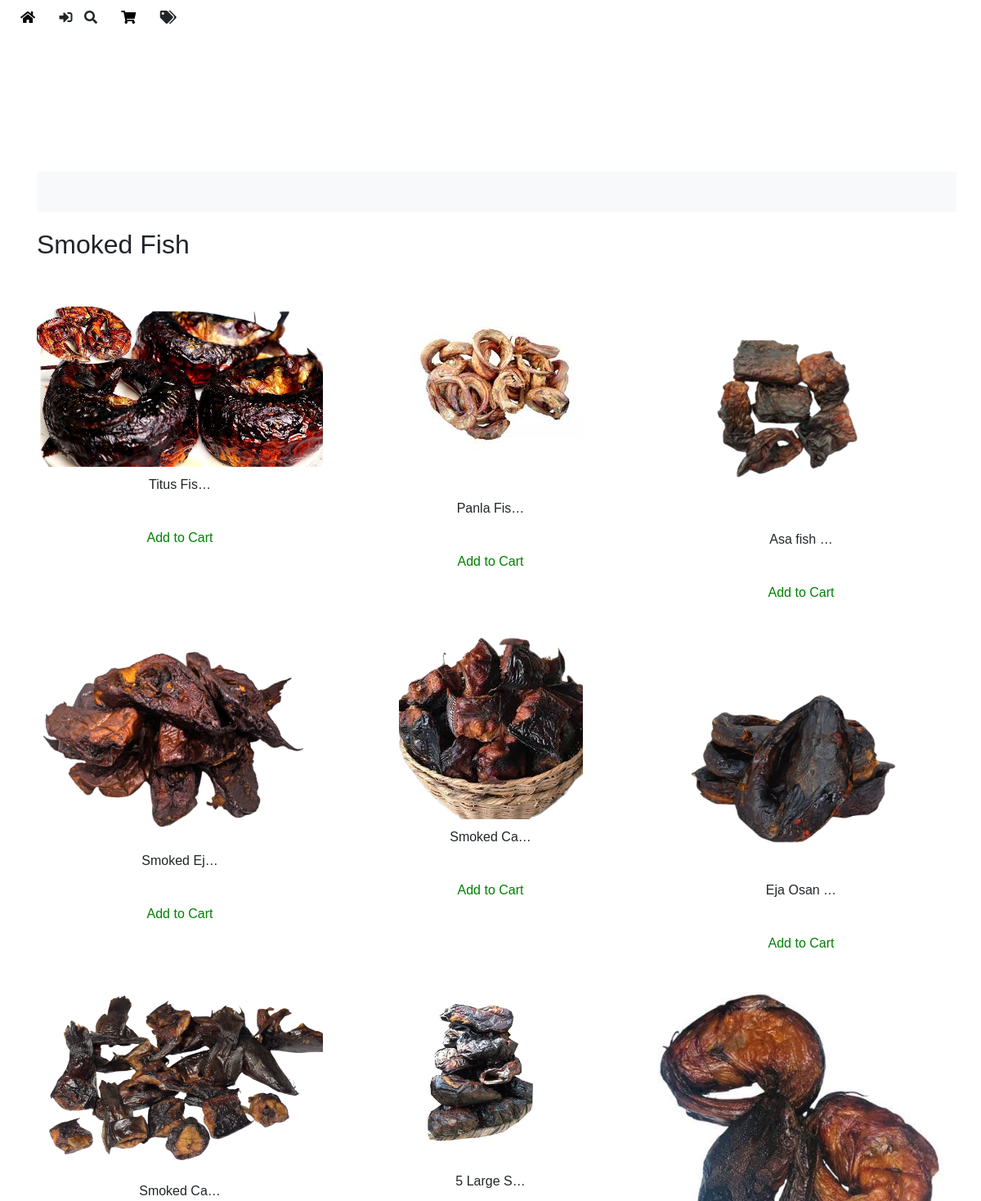
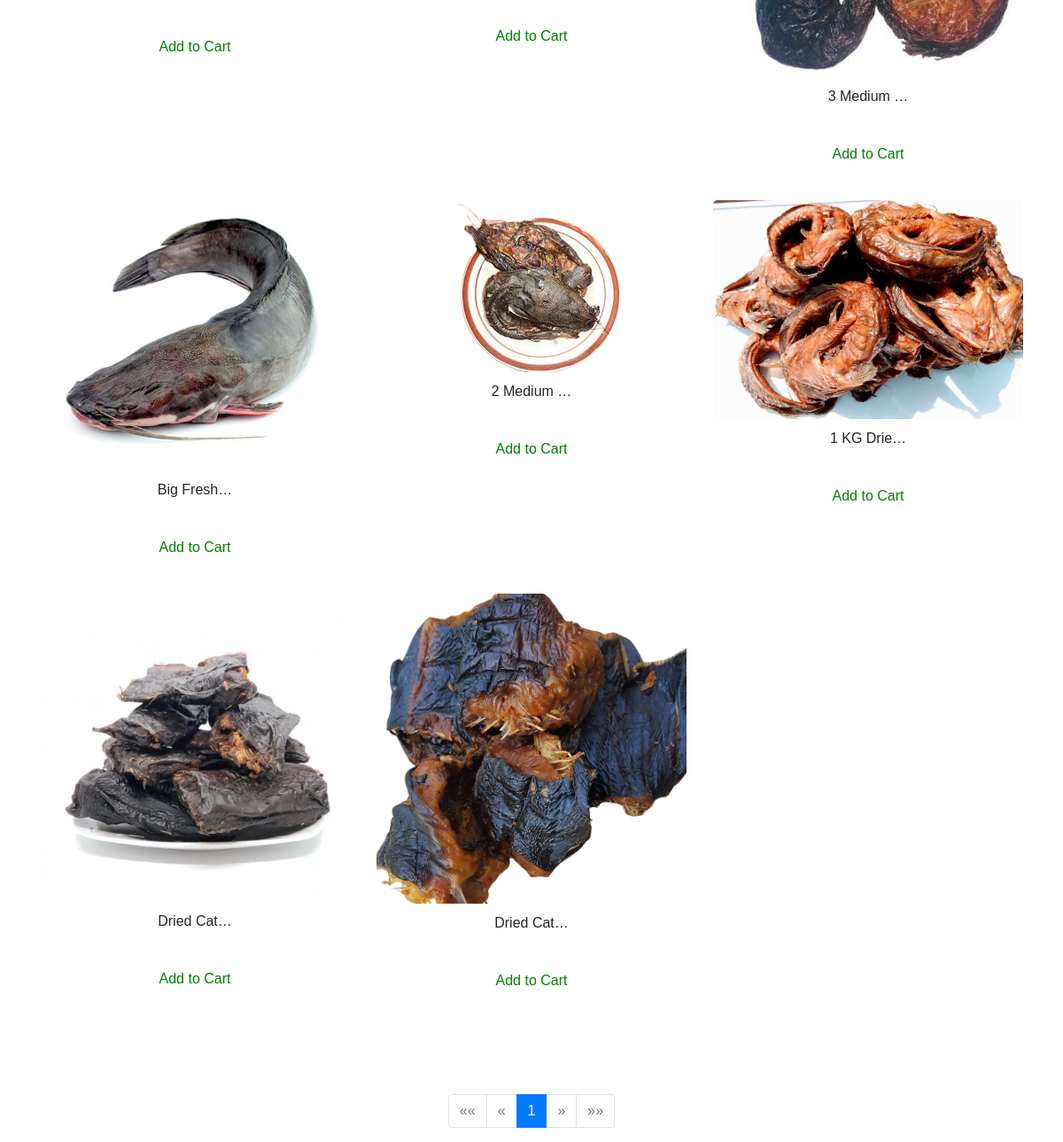
Screenshot of /smoked-catfish/ with the database file from the repository (2 pictures, top to bottom).
### afri_food/models.py (models this page shows, shortened)
class CatFish(models.Model):
    title = models.CharField(max_length=100)
    kg = models.FloatField(help_text="Enter the weight in kg")
    in_stock = models.BooleanField(default=True, help_text="Is this item in stock?")
    price = models.FloatField(help_text="Enter the price of the item")
    subcategory = models.ForeignKey(Subcategory, on_delete=models.CASCADE)
    images = GenericRelation(Image)
    comments = GenericRelation(Comment)

class Image(models.Model):
    content_type = models.ForeignKey(ContentType, on_delete=models.CASCADE)
    object_id = models.PositiveIntegerField()
    content_object = GenericForeignKey('content_type', 'object_id')
    image = models.ImageField(upload_to='images/')

### afri_food/views.py (the view)
# urls.py: path('smoked-catfish/', views.catfish_view, name='catfish'),
def catfish_view(request):
    user = request.user
    catfish_data = annotate_with_model_name(CatFish.objects.order_by('-id'), 'catfish')
    paginator = Paginator(catfish_data, 50)  # Show 50 oils per page
    page_number = request.GET.get('page')
    catfish = paginator.get_page(page_number)
    if user.is_authenticated:
        cart = Cart.objects.filter(user=user).first()
        if cart:
            cart_item_ids = set(cart.items.values_list('object_id', flat=True))
            for fish in catfish:
                fish.in_cart = fish.id in cart_item_ids
    context = {
        'catfish_data': catfish,
        'user': user
    }
    return render(request, 'market/catfish.html', context)

### afri_food/context_processors.py (called while the page is built)
def cart_item_count(request):
    if request.user.is_authenticated:
        cart_item_count = CartItem.objects.filter(cart__user=request.user).count()
    else:
        cart_item_count = 0
    return {
        'cart_item_count': cart_item_count
    }

### afri_food/model_annotate.py (called while the page is built)
def annotate_with_model_name(queryset, model_name):
        for item in queryset:
            item.model_name = model_name
        return queryset

### afri_food/templates/market/catfish.html (shortened to what this page needs)
{% extends 'market/layout.html' %}
{% load static %}
{% block body %}
<div class="container" style="top: 20px; position: relative;">
  <div class="scrolling-text-container">
    <div class="scrolling-text">
    </div>
  </div>
  <div style="margin-top: 70px;" class="row">
    <div class="col">
      <h2>Smoked Fish</h2>
      <br>
      <div class="row">
        {% for catfish in catfish_data %}
          {% if catfish.images.exists %}
            <div class="col-4 d-flex flex-column align-items-center">
              <br>
              <a href="{% url 'product_detail' model=catfish.model_name id=catfish.id %}" class="d-flex flex-column align-items-center">
                <img
                  class="img-fluid product-image"
                  loading="lazy"
                  alt="{{catfish.title}}"
                  src="{{ catfish.images.first.image.url }}"
                />
                <span>{{catfish.title|truncatechars:10}}</span>
              </a>
              {% if catfish.in_cart %}
                <p style="color: red;" class="mt-2 remove-from-cart" data-product-type="{{ catfish.model_name }}" data-item-id="{{ catfish.id }}">Remove from Cart</p>
              {% else %}
                <p style="color: green;" class="mt-2 add-to-cart" data-product-type="{{ catfish.model_name }}" data-item-id="{{ catfish.id }}">Add to Cart</p>
              {% endif %}
            </div>
          {% endif %}
        {% endfor %}
      </div>
    </div>
  </div>
</div>
<br>
<br>
<br>
<br>
  <nav aria-label="Page navigation" class="mt-4">
    <ul class="pagination justify-content-center">
      {% if catfish_data.has_previous %}
        <li class="page-item">
          <a class="page-link" href="?page=1" aria-label="First">
            <span aria-hidden="true">&laquo;&laquo;</span>
          </a>
        </li>
        <li class="page-item">
          <a class="page-link" href="?page={{ catfish_data.previous_page_number }}" aria-label="Previous">
            <span aria-hidden="true">&laquo;</span>
          </a>
        </li>
      {% else %}
        <li class="page-item disabled">
          <span class="page-link" aria-label="First">&laquo;&laquo;</span>
        </li>
        <li class="page-item disabled">
          <span class="page-link" aria-label="Previous">&laquo;</span>
        </li>
      {% endif %}
      {% for num in catfish_data.paginator.page_range %}
        {% if catfish_data.number == num %}
          <li class="page-item active"><span class="page-link">{{ num }}</span></li>
        {% elif num > catfish_data.number|add:'-3' and num < catfish_data.number|add:'3' %}
          <li class="page-item"><a class="page-link" href="?page={{ num }}">{{ num }}</a></li>
        {% endif %}
      {% endfor %}
      {% if catfish_data.has_next %}
        <li class="page-item">
          <a class="page-link" href="?page={{ catfish_data.next_page_number }}" aria-label="Next">
            <span aria-hidden="true">&raquo;</span>
          </a>
        </li>
        <li class="page-item">
          <a class="page-link" href="?page={{ catfish_data.paginator.num_pages }}" aria-label="Last">
            <span aria-hidden="true">&raquo;&raquo;</span>
          </a>
        </li>
      {% else %}
        <li class="page-item disabled">
          <span class="page-link" aria-label="Next">&raquo;</span>
        </li>
        <li class="page-item disabled">
          <span class="page-link" aria-label="Last">&raquo;&raquo;</span>
        </li>
      {% endif %}
    </ul>
  </nav>
  {% endblock %}

### afri_food/static/afri_food/global.css (style rules this page uses)
body { margin: 0; line-height: normal; background-image: url("/static/afri_food/public/ewe-palm-1@2x.png"); background-size: cover; background-position: center; background-repeat: no-repeat; }
a { text-decoration: none; color: inherit; }

### afri_food/static/afri_food/checkout.css (style rules this page uses)
.container, .first-name-last-name-parent { align-self: stretch; display: flex; justify-content: flex-start; }
.container { overflow: hidden; flex-direction: row; align-items: flex-start; padding: var(--padding-lg) var(--padding-48xl) var(--padding-lgi); position: relative; font-size: var(--font-size-16xl); color: var(--color-white); }

### afri_food/static/afri_food/market.css (style rules this page uses)
.add-to-cart { position: relative; font-size: var(--font-size-xs); font-weight: 500; font-family: var(--font-inter); color: var(--color-white); text-align: left; display: inline-block; min-width: 67px; }

### afri_food/templates/market/layout.html (style rules this page uses)
a { color: inherit; text-decoration: none; }

### afri_food/templates/market/catfish.html (style rules this page uses)
.scrolling-text-container { width: 100%; overflow: hidden; position: absolute; white-space: nowrap; background-color: #f8f9fa; padding: 10px 0; }
.scrolling-text { display: inline-block; padding-left: 100%; animation: scroll-text 15s linear infinite; font-size: 1.2rem; }
.product-image { border-radius: 5px; margin-bottom: 10px; }

### rows the page displays
CatFish: images.first.image (picture), title "Titus Fis…"
CatFish: images.first.image (picture), title "Panla Fis…"
CatFish: images.first.image (picture), title "Asa fish …"
CatFish: images.first.image (picture), title "Smoked Ej…"
CatFish: images.first.image (picture), title "Smoked Ca…"
CatFish: images.first.image (picture), title "Eja Osan …"
CatFish: images.first.image (picture), title "Smoked Ca…"
CatFish: images.first.image (picture), title "5 Large S…"
CatFish: images.first.image (picture), title "3 Medium …"
CatFish: images.first.image (picture), title "Big Fresh…"
CatFish: images.first.image (picture), title "2 Medium …"
CatFish: images.first.image (picture), title "1 KG Drie…"
CatFish: images.first.image (picture), title "Dried Cat…"
CatFish: images.first.image (picture), title "Dried Cat…"

### other values shown
{{ num }} "1"
